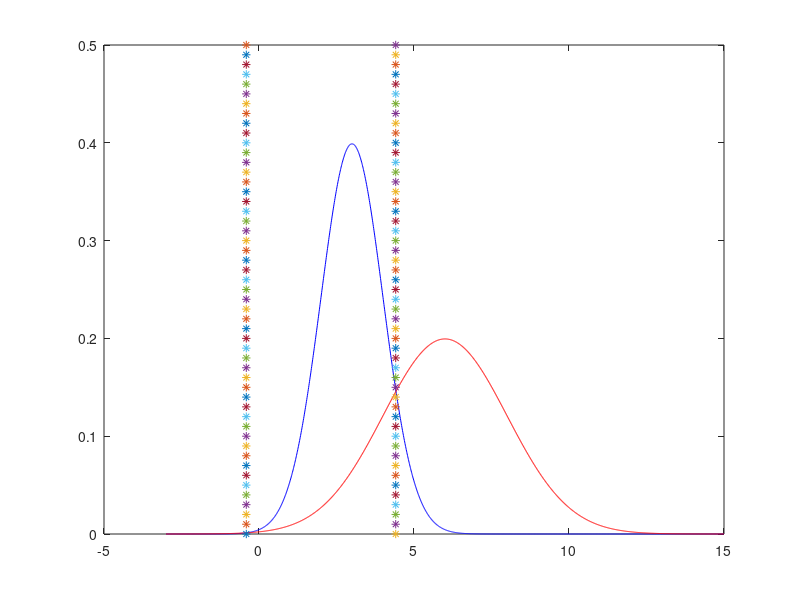

This figure's MATLAB source:
%define range of x-axis
x = -3:0.01:15;
%initialize parameters
m1=3;
m2=6; 
s1=1;
s2=2;
%initialize decision boundaries
x1=-0.41;
x2=4.41;
plot(x,normpdf(x,m1,s1),'b'); hold on
plot(x,normpdf(x,m2,s2),'r');hold on
plot(x1,[0:0.01:0.5],'*'); hold on
plot(x2,[0:0.01:0.5],'*')

